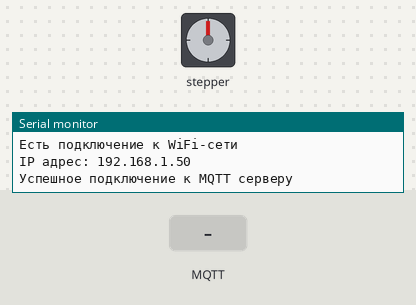
Recording of a program running on a simulated ESP32. On the bench: stepper motor, the last lines printed to the serial monitor. The inputs (shaded band) are chosen by the test bench. WiFi joins after 1.5 s; servers stay silent unless stated; no MQTT or app messages arrive unless stated; stepper angles assume 2048 steps per turn.

Above: at 3.2 s.
3.3 s: MQTT message "1" arrives on the first subscribed topic
At 4.59 s:
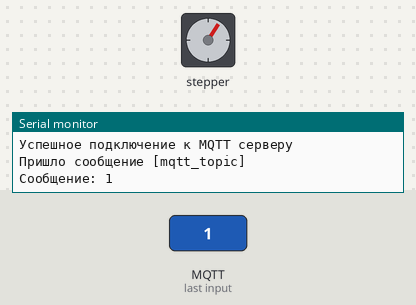
At 5.19 s:
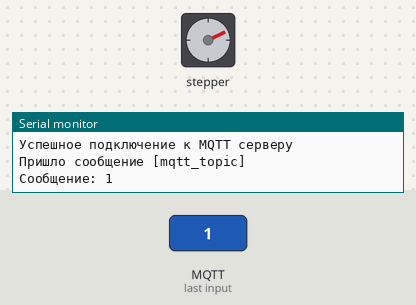
6.3 s: MQTT message "on" arrives on the first subscribed topic
At 6.69 s:
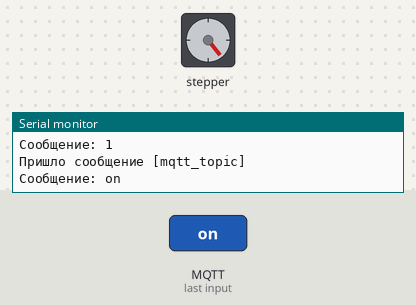
9.3 s: MQTT message "off" arrives on the first subscribed topic
Timing chart, 0 to 18.3 s (numbered marks = the images above; inputs shaded):
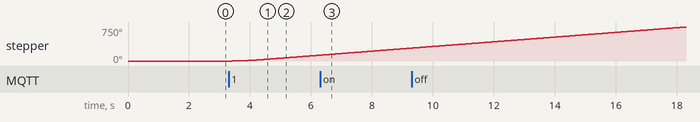

The program:

main.cpp
```cpp
// Файл с настройками
#include <settings.h>
// Подключение библиотек
#include "WiFi.h"
#include "PubSubClient.h"
#include <GyverStepper.h>

// Клиент Wi-Fi
WiFiClient espClient;

// MQTT клиент
PubSubClient client(espClient);

GStepper<STEPPER4WIRE> stepper(stepsPerRevolution, IN4, IN2, IN3, IN1);


void setup() {

  #if DEBUG
  Serial.begin(115200);
  #endif

  WiFi.begin(WIFI_SSID, WIFI_PASSWORD);

  while (WiFi.status() != WL_CONNECTED) {
    delay(1000);

    #if DEBUG
    Serial.println("Подключаемся к WiFi-сети...");
    #endif
  }

  #if DEBUG
  Serial.println("Есть подключение к WiFi-сети");
  Serial.print("IP адрес: ");
  Serial.println(WiFi.localIP());
  #endif

  client.setServer(MQTT_ADDRESS, MQTT_PORT);
  client.setSocketTimeout(50000);
  client.setCallback(callback);

  if (client.connect(MQTT_ID, MQTT_USER, MQTT_PASSWORD))
  {
    #if DEBUG
    Serial.println("Успешное подключение к MQTT серверу");
    #endif
    client.subscribe(MQTT_READ_TOPIC);
  }

  stepper.setSpeed(120);
  stepper.setRunMode(FOLLOW_POS);

}

void loop() {
  client.loop();
  if (!client.connected())
  {
    #if DEBUG
    Serial.println("Клиент потерял связь с сервером.");
    #endif
    mqttconnect();
  }
  stepper.tick();
}

void callback(char* topic, byte* payload, unsigned int length)
{
  #if DEBUG
  Serial.print("Пришло сообщение [");
  Serial.print(topic);
  Serial.println("]");

  Serial.print("Сообщение: ");
  for (unsigned int i = 0; i < length; i++)
  {
    Serial.print((char)payload[i]);
  }
  Serial.println("");
  #endif
  stepper.setTargetDeg(DegreesRevolution, RELATIVE);
}


void mqttconnect()
{
  while (!client.connected())
  {
    #if DEBUG
    Serial.print("Подключаемя к MQTT серверу");
    #endif

    if (client.connect(MQTT_ID, MQTT_USER, MQTT_PASSWORD))
    {
      #if DEBUG
      Serial.println("Успешное подключение к MQTT серверу");
      #endif
      client.subscribe(MQTT_READ_TOPIC);
    }
    else
    {
      #if DEBUG
      Serial.println("Подключение не удалось");
      Serial.println("Новая попытка через 5 секунд");
      #endif
      delay(5000);
    }
  }
}
```

settings.h
```cpp
#include <Arduino.h>

// Настройки WiFi
// Имя Wi-Fi
const char* WIFI_SSID = "wifi_ssid";
// Пароль Wi-Fi
const char* WIFI_PASSWORD =  "wifi_password";


// Настройки MQTT

// Адрес сервера
const char* MQTT_ADDRESS = "mqtt.dealgate.ru";
// Порт сервера
const int MQTT_PORT = 1883;
// ID устройства
const char* MQTT_ID = "mqtt_id";
// Пользователь
const char* MQTT_USER  = "mqtt_user";
// Пароль пользователя
const char* MQTT_PASSWORD = "mqtt_password";
// Топик для чтения
const char* MQTT_READ_TOPIC = "mqtt_topic";

const int DegreesRevolution = 720;

// Продвинутые настройки
// Включение вывода отладочной информации
#define DEBUG true

// Пины мотора
const int IN1 = 19;
const int IN2 = 18;
const int IN3 = 5;
const int IN4 = 17;

// Кол-во шагов для полного оборота мотора
const int stepsPerRevolution = 2048;

void callback(char* topic, byte* payload, unsigned int length);
void mqttconnect();
```

Measured:
- after the input at 3.3 s, stepper: keeps turning clockwise at about 45°/s, starting after 0.12 s
